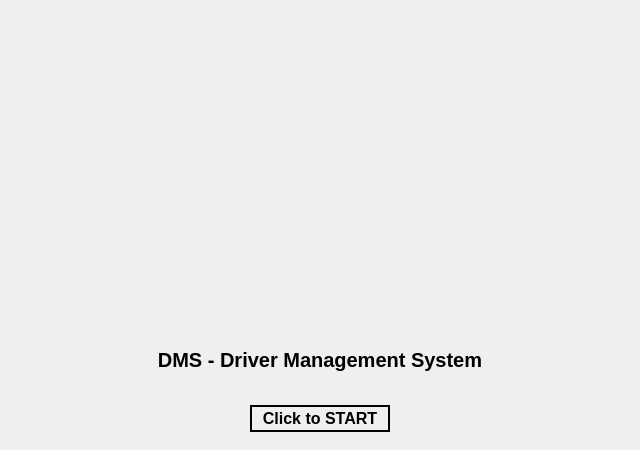
<?xml version="1.0" encoding="UTF-8"?>
<ui version="4.0">
 <class>StartPage</class>
 <widget class="QWidget" name="StartPage">
  <property name="geometry">
   <rect>
    <x>0</x>
    <y>0</y>
    <width>640</width>
    <height>450</height>
   </rect>
  </property>
  <property name="sizePolicy">
   <sizepolicy hsizetype="Fixed" vsizetype="Fixed">
    <horstretch>0</horstretch>
    <verstretch>0</verstretch>
   </sizepolicy>
  </property>
  <property name="windowTitle">
   <string>Form</string>
  </property>
  <property name="layoutDirection">
   <enum>Qt::LeftToRight</enum>
  </property>
  <widget class="QLabel" name="carImage">
   <property name="enabled">
    <bool>true</bool>
   </property>
   <property name="geometry">
    <rect>
     <x>145</x>
     <y>10</y>
     <width>350</width>
     <height>330</height>
    </rect>
   </property>
   <property name="sizePolicy">
    <sizepolicy hsizetype="Fixed" vsizetype="Fixed">
     <horstretch>0</horstretch>
     <verstretch>0</verstretch>
    </sizepolicy>
   </property>
   <property name="maximumSize">
    <size>
     <width>16777215</width>
     <height>16777215</height>
    </size>
   </property>
   <property name="text">
    <string/>
   </property>
   <property name="pixmap">
    <pixmap resource="../resources/resources.qrc">:/images/image/car.png</pixmap>
   </property>
   <property name="scaledContents">
    <bool>true</bool>
   </property>
   <property name="alignment">
    <set>Qt::AlignCenter</set>
   </property>
  </widget>
  <widget class="QLabel" name="label">
   <property name="geometry">
    <rect>
     <x>120</x>
     <y>345</y>
     <width>400</width>
     <height>30</height>
    </rect>
   </property>
   <property name="sizePolicy">
    <sizepolicy hsizetype="Fixed" vsizetype="Fixed">
     <horstretch>0</horstretch>
     <verstretch>0</verstretch>
    </sizepolicy>
   </property>
   <property name="minimumSize">
    <size>
     <width>0</width>
     <height>0</height>
    </size>
   </property>
   <property name="maximumSize">
    <size>
     <width>16777215</width>
     <height>16777215</height>
    </size>
   </property>
   <property name="font">
    <font>
     <pointsize>15</pointsize>
     <bold>true</bold>
    </font>
   </property>
   <property name="text">
    <string>DMS - Driver Management System</string>
   </property>
   <property name="alignment">
    <set>Qt::AlignCenter</set>
   </property>
  </widget>
  <widget class="QPushButton" name="nextButton">
   <property name="geometry">
    <rect>
     <x>250</x>
     <y>405</y>
     <width>140</width>
     <height>27</height>
    </rect>
   </property>
   <property name="sizePolicy">
    <sizepolicy hsizetype="Fixed" vsizetype="Fixed">
     <horstretch>0</horstretch>
     <verstretch>0</verstretch>
    </sizepolicy>
   </property>
   <property name="minimumSize">
    <size>
     <width>0</width>
     <height>0</height>
    </size>
   </property>
   <property name="maximumSize">
    <size>
     <width>16777215</width>
     <height>16777215</height>
    </size>
   </property>
   <property name="font">
    <font>
     <pointsize>12</pointsize>
     <bold>true</bold>
    </font>
   </property>
   <property name="layoutDirection">
    <enum>Qt::LeftToRight</enum>
   </property>
   <property name="styleSheet">
    <string notr="true">border: 2px solid black</string>
   </property>
   <property name="text">
    <string>Click to START</string>
   </property>
  </widget>
 </widget>
 <resources>
  <include location="../resources/resources.qrc"/>
 </resources>
 <connections/>
</ui>
